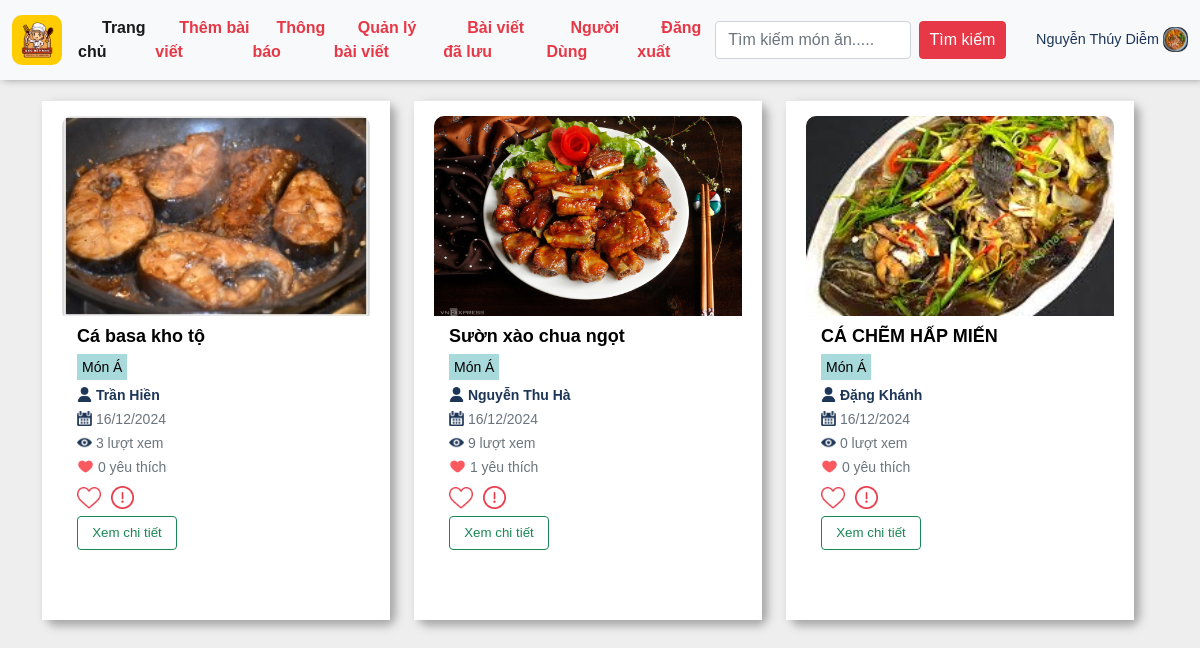
Page /recipes/asian/ (signed in) on the committed database.
### appfood/models.py (models this page shows, shortened)
class UserProfile(models.Model):
    GENDER_CHOICES = [
        ('T', 'Trai'),
        ('G', 'Gái'),
        ('B', 'Chưa Xác Định'),
    ]
    user = models.OneToOneField(User, on_delete=models.CASCADE)
    birth_date = models.DateField(null=True, blank=True)
    gender = models.CharField(max_length=1, choices=GENDER_CHOICES, null=True, blank=True)
    profile_image = models.ImageField(upload_to='images/', null=True, blank=True)

class Recipe(models.Model):
    title = models.CharField(max_length=100,null=True)
    author = models.ForeignKey('auth.User', on_delete=models.CASCADE)
    introduce = models.CharField(max_length=100,null=True)
    description = models.CharField(max_length=200,null=True)
    created_at = models.DateTimeField(auto_now_add=True)
    views = models.IntegerField(default=0)
    liked_tym = models.ManyToManyField(User, related_name='liked_recipes', blank=True)
    classify = models.ManyToManyField(Classify, related_name='recipes', blank=True)
    reported = models.BooleanField(default=False)
    def total_likes(self):
        return self.liked_tym.count()

class RecipeImage(models.Model):
    recipe = models.ForeignKey(Recipe, related_name='images', on_delete=models.CASCADE)
    image = models.ImageField(upload_to='images/')
    uploaded_at = models.DateTimeField(auto_now_add=True)

class Classify(models.Model):
    name = models.CharField(max_length=100)

### appfood/views.py (the view)
# urls.py: path('recipes/asian/', views.asian, name='asian'),  # Á
@login_required
def asian(request):
    asian_class = Classify.objects.get(name='Món Á')
    asian_recipes = Recipe.objects.filter(classify=asian_class).select_related('author', 'author__userprofile')
    user_profile, created = UserProfile.objects.get_or_create(user=request.user)
    return render(request, 'food/asian.html', {'recipes': asian_recipes, 'user_profile': user_profile})

### appfood/templates/food/asian.html (shortened to what this page needs)
{% extends "appfood/base.html" %}
{%load static%}
{%block vegetarian%}
<link href="https://maxcdn.bootstrapcdn.com/font-awesome/4.3.0/css/font-awesome.min.css" rel="stylesheet">
<main>
    <div class="container">
        <div class="row">
            <div class="row d-flex flex-wrap">
                {% for recipe in recipes %}
            <div class="col-md-4" style="margin-bottom: 25px;">
                            <div class="card">
                                <div class="ibox-content product-box" style="height:520px;">
                                    {% if recipe.images.first %}
                                    <div class="product" style="height: 170px;">
                                        <img style="height:200px;width: 100%;border-radius: 10px 10px 0px 0px;object-fit:cover;" src="{{ recipe.images.first.image.url }}" alt="">
                                    </div>
                                    {% endif %}
                                    <div class="product-desc" style="padding: 15px;margin-top: 20px;">
                                        <a href="{% url 'detail' recipe.id %}" class="product-name">{{ recipe.title }}</a>
                                            <div style="    margin-bottom: -20px;">
                                                {% for category in recipe.classify.all %}
                                                     <small class="text-muted" style="background: var(--green);color: black !important;padding: 5px;">{{ category.name }}</small>
                                                {% endfor %}
                                            </div>
                                            <br>
                                            <small class="text-muted">
                                                <img style="width:15px;height:15px; margin-bottom:4px; " src="{% static 'img/user.png' %}" alt="">
                                                <b style="color:var(--blue);">
                                                    {% if recipe.author.userprofile %}
                                                     {{ recipe.author.userprofile.user.last_name }} {{ recipe.author.userprofile.user.first_name }}
                                                {% else %}
                                                    {{ recipe.author.username }}
                                                {% endif %}
                                                </b>
                                            </small>
                                            <br>
                                            <small class="text-muted"><img style="width:15px;height:15px; margin-bottom:4px;" src="{% static 'img/calendar.png' %}" alt=""> {{recipe.images.first.uploaded_at|date:"d/m/Y"}}</small>
                                            <br>
                                            <small class="text-muted"><img style="width:15px;height:15px; margin-bottom:4px;" src="{% static 'img/eye.png' %}" alt=""> {{ recipe.views }} lượt xem</small>
                                            <br>
                                            <small class="text-muted"><img style="width:17px;height:17px; margin-bottom:4px;" src="{% static 'img/heart.png' %}" alt=""> {{ recipe.total_likes }} yêu thích</small>
                                            <div class="m-t text-right block-button" style="padding-top: 30px;padding-left: 1%;">
                                                <form method="post" action="{% url 'like_recipe' recipe.id %}">
                                                    <button type="submit" class="btn {% if user in recipe.liked_tym.all %}btn-danger{% else %}btn-primary{% endif %}" style="padding-top: 7px;border: none;background:none;">
                                                        {% if user in recipe.liked_tym.all %}<img style="width:24px;" src="{% static 'img/heartttt.png' %}" alt="">{% else %}<img style="width:24px;" src="{% static 'img/like.png' %}" alt="">{% endif %}
                                                    </button>
                                                </form>
                                                <form method="post" action="{% url 'report_food' recipe.id %}">
                                                    <button type="submit" class="btn btn-outline-danger" style="padding-top: 7px;border: none">
                                                        <img style="width:23px; margin-bottom: 2px;" src="{% static 'img/report.png' %}" alt="">
                                                    </button>
                                                </form>
                                            </div>
                                            <div class="d-flex flex-column"><a href="{% url 'detail' recipe.id %}" class="btn btn-outline-success" style="font-size: 10pt;width:100px;margin-top:5px;">Xem chi tiết</a></div>
                                    </div>
                                </div>
                            </div>
                        </div>
        {% endfor %}
    </div>
            </div>
        </div>
</main>
{% endblock vegetarian%}

### appfood/templates/appfood/base.html (shortened to what this page needs)
{% load static %}
<!DOCTYPE html>
<html lang="en">
<head>
    <link href="https://cdn.jsdelivr.net/npm/bootstrap@5.0.2/dist/css/bootstrap.min.css" rel="stylesheet">
    <link rel="stylesheet" href="{%static 'css/main.css' %}">
    <link rel="stylesheet" href="{%static 'css/fixhome.css' %}">
</head>
<body>
    <header class="header">
        <nav class="navbar navbar-expand-lg navbar-light bg-light">
            <div class="container-fluid">
                <a class="navbar-brand" href="{% url 'home' %}"><img src="{% static 'img/logo.png' %}" alt=""></a>
                <div class="collapse navbar-collapse" id="navbarTogglerDemo02">
                    <ul class="navbar-nav me-auto mb-2 mb-lg-0">
                        <li class="nav-item">
                            <a href="{% url 'home' %}" class="nav-link active" aria-current="page">
                                <svg class="bi me-2" width="16" height="16"><use xlink:href="#speedometer2"></use></svg>Trang chủ
                            </a>
                        </li>
                        <li class="nav-item">
                            <a href="{% url 'postfood' %}" class="nav-link">
                                <svg class="bi me-2" width="16" height="16"><use xlink:href="#speedometer2"></use></svg>Thêm bài viết
                            </a>
                        </li>
                        <li class="nav-item">
                            <a href="{% url 'notifications' %}" class="nav-link">
                                <svg class="bi me-2" width="16" height="16"><use xlink:href="#speedometer2"></use></svg>Thông báo
                            </a>
                        </li>
                        <li class="nav-item">
                            <a href="{% url 'myfood' %}" class="nav-link">
                                <svg class="bi me-2" width="16" height="16"><use xlink:href="#speedometer2"></use></svg>Quản lý bài viết
                            </a>
                        </li>
                        <li class="nav-item">
                            <a href="{% url 'savefood' %}" class="nav-link">
                                <svg class="bi me-2" width="16" height="16"><use xlink:href="#speedometer2"></use></svg>Bài viết đã lưu
                            </a>
                        </li>
                        <li class="nav-item">
                            <a href="{% url 'list_user' %}" class="nav-link">
                                <svg class="bi me-2" width="16" height="16"><use xlink:href="#speedometer2"></use></svg>Người Dùng
                            </a>
                        </li>
                        <li class="nav-item">
                            <a href="{% url 'logout' %}" class="nav-link">
                                <svg class="bi me-2" width="16" height="16"><use xlink:href="#speedometer2"></use></svg>Đăng xuất
                            </a>
                        </li>
                    </ul>
                </div>
                <form class="d-flex"  method=POST action="{% url 'search_title' %}">
                    <input class="form-control me-2" type="search" placeholder="Tìm kiếm món ăn....." name='searched' aria-label="Search">
                    <button class="btn btn-outline-success" type="submit">Tìm kiếm</button>
                </form>
                <a style="margin-left:20px" class="navbar-brand user_name" href="{%url 'page_user'%}"> {{user.last_name}} {{user.first_name}}
                {% if user_profile.profile_image %}
                    <img src="{{ user_profile.profile_image.url }}" alt="Profile Image">
                {% else %}
                    <img src="{% static 'img/user.png' %}" alt="Default Profile Image">
                {% endif %}</a>
            </div>
        </nav>
    </header>
    {% block vegetarian %}{% endblock vegetarian %}
</body>
</html>

### appfood/static/css/main.css (style rules this page uses)
:root { --red: #e73847; --yellow:#ffcc00; --blue:#1d3557; --green:#a8dadb; }
* { margin: 0; padding: 0; box-sizing: border-box; font-family: Arial; font-weight: 400; color: var(--body); }
header { margin-bottom: 10px; position: fixed; top:0; width: 100%; z-index: 100; box-shadow: 3px -1px 8px 0px grey; }
header .navbar-light .navbar-nav .nav-link { color: var(--red); font-weight: 700; font-size: 1em; }
header .navbar .navbar-brand img { width: 50px; height: 50px; border-radius: 10px; }
header .navbar .user_name { color: var(--blue); font-size: 0.9em; margin-right:0px; font-weight: 500; }
header .navbar .user_name img { width: 25px; height: 25px; margin-left: 0px; margin-bottom: 2px; }
header .btn { border-color: var(--red); color: white; width: 140px; background: var(--red); }
main { margin-top: 100px; }
main .card { padding-left: 0; padding-right: 0; border: none; border-radius: 10px; box-shadow: 5px 5px 8px 1px rgba(128, 128, 128, 0.627); }
.navbar-expand-lg .navbar-nav .nav-link { padding-right: 0; padding-left: 0; }

### appfood/static/css/fixhome.css (style rules this page uses)
body { margin-top:20px; background:#eee; }
.product-box { padding: 0; border: 1px solid #e7eaec; }
.product-desc { padding: 20px; position: relative; }
.product-name { font-size: 16px; font-weight: 600; color: #676a6c; display: block; margin: 2px 0 5px 0; }
.ibox-content { background-color: #ffffff; color: inherit; padding: 15px 20px 20px 20px; border-color: #e7eaec; border-image: none; border-style: solid solid none; border-width: 1px 0; }

### appfood/templates/food/asian.html (style rules this page uses)
.product-name { font-size: 18px; font-weight: 600; color: #000000; display: block; margin: 2px 0 5px 0; text-decoration: none; overflow: hidden; text-overflow: ellipsis; display: -webkit-box; -webkit-line-clamp:2; -webkit-box-orient: vertical; }
.block-button { display:flex; padding:0px !important; }
.block-button button { margin-right:-10px; }
button.btn { padding:0; margin-right: 10px; }
body { background:#eee; }

### rows in the picture
UserProfile: profile_image (picture)
Recipe: images.first.image (picture), title "Cá basa kho tộ", author.userprofile.user.last_name "Trần", author.userprofile.user.first_name "Hiền", images.first.uploaded_at "16/12/2024", views "3", total_likes "0"
Classify: name "Món Á"
Recipe: images.first.image (picture), title "Sườn xào chua ngọt", author.userprofile.user.last_name "Nguyễn", author.userprofile.user.first_name "Thu Hà", images.first.uploaded_at "16/12/2024", views "9", total_likes "1"
Recipe: images.first.image (picture), title "CÁ CHẼM HẤP MIẾN", author.userprofile.user.last_name "Đặng", author.userprofile.user.first_name "Khánh", images.first.uploaded_at "16/12/2024", views "0", total_likes "0"

### other values in the picture
{{ user.last_name }} "Nguyễn Thúy"
{{ user.first_name }} "Diễm"
